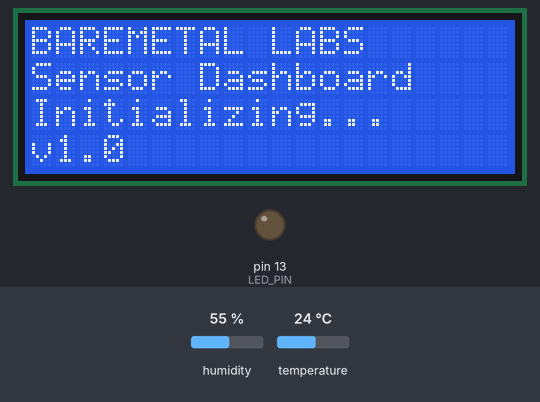
A program run on a simulated Arduino Uno, built with avr-gcc and run on an emulated ATmega328P. Parts: 20×4 character LCD, output pins drawn as LEDs (lit = HIGH). The inputs (shaded band) are chosen by the test bench; at power-on: humidity 55 %, temperature 24 °C. What the program prints to the serial monitor is not drawn.

Above: at 0.2 s.
At 2.3 s:
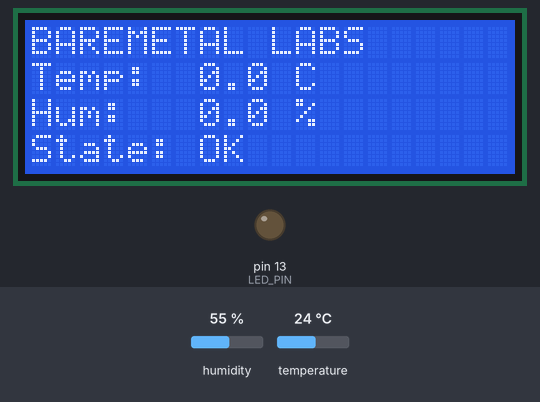

The program:

main.cpp
```cpp
#include <Arduino.h>
#include <Wire.h>
#include <LiquidCrystal_I2C.h>
#include "Sensor.h"
#include "AlertSystem.h"

// =============================================================
//  Pin Configuration
// =============================================================
constexpr uint8_t DHT_PIN  = 2;   // DHT11 DATA → Arduino D2
constexpr uint8_t LED_PIN  = 13;  // Built-in LED for CRITICAL alert

// =============================================================
//  Timing
// =============================================================
constexpr uint32_t READ_INTERVAL_MS  = 2000;  // DHT11 needs ≥2s between reads
constexpr uint32_t PRINT_INTERVAL_MS = 5000;  // Print summary every 5s
constexpr uint32_t LCD_INTERVAL_MS   = 2000;  // Refresh LCD every 2s

// =============================================================
//  Thresholds — adjust these for your environment
// =============================================================
constexpr Thresholds THRESHOLDS = {
    .tempWarning  = 28.0f,
    .tempCritical = 35.0f,
    .humWarning   = 70.0f,
    .humCritical  = 85.0f
};

// =============================================================
//  Objects — created once, reused every loop
// =============================================================
Sensor      sensor(DHT_PIN, DHT11);
AlertSystem alertSystem(LED_PIN, THRESHOLDS);

// =============================================================
//  LCD — 20x4 I2C display
//  Common addresses: 0x27 or 0x3F
//  If display is blank, try swapping to the other address
// =============================================================
LiquidCrystal_I2C lcd(0x27, 20, 4);

// =============================================================
//  Timers — millis()-based, no blocking delay()
// =============================================================
uint32_t lastReadMs  = 0;
uint32_t lastPrintMs = 0;
uint32_t lastLcdMs   = 0;

// =============================================================
//  LCD Helper — formats and writes data to the 20x4 display
// =============================================================
//  Row 0: "BAREMETAL LABS"
//  Row 1: "Temp:  XX.X C"
//  Row 2: "Hum:   XX.X %"
//  Row 3: "State: XXXXXXX"
// =============================================================
void updateLcd(float temp, float hum, const char* state) {
    lcd.setCursor(0, 0);
    lcd.print("BAREMETAL LABS");

    lcd.setCursor(0, 1);
    lcd.print("Temp:  ");
    lcd.print(temp, 1);
    lcd.print(" C    ");

    lcd.setCursor(0, 2);
    lcd.print("Hum:   ");
    lcd.print(hum, 1);
    lcd.print(" %    ");

    lcd.setCursor(0, 3);
    lcd.print("State: ");
    lcd.print(state);
    lcd.print("        ");
}

// =============================================================
//  setup()
// =============================================================
void setup() {
    Serial.begin(9600);
    while (!Serial) {}   // Wait for serial port on some boards

    sensor.begin();
    alertSystem.begin();

    // Initialize LCD
    lcd.init();
    lcd.backlight();

    // Startup splash screen
    lcd.setCursor(0, 0);
    lcd.print("BAREMETAL LABS");
    lcd.setCursor(0, 1);
    lcd.print("Sensor Dashboard");
    lcd.setCursor(0, 2);
    lcd.print("Initializing...");
    lcd.setCursor(0, 3);
    lcd.print("v1.0");

    Serial.println(F("=== Embedded Sensor Dashboard ==="));
    Serial.println(F("Temp(C) | Humidity(%) | State"));
    Serial.println(F("---------------------------------"));

    delay(2000);  // Show splash for 2s, only blocking call in the project
}

// =============================================================
//  loop()
// =============================================================
void loop() {
    uint32_t now = millis();

    // --- Read sensor every READ_INTERVAL_MS ---
    if (now - lastReadMs >= READ_INTERVAL_MS) {
        lastReadMs = now;

        if (sensor.read()) {
            alertSystem.update(sensor.temperature(), sensor.humidity());
        } else {
            Serial.println(F("[WARN] Sensor read failed — check wiring"));

            // Show error on LCD
            lcd.setCursor(0, 3);
            lcd.print("[WARN] CHECK WIRE   ");
        }
    }

    // --- Print summary every PRINT_INTERVAL_MS ---
    if (now - lastPrintMs >= PRINT_INTERVAL_MS) {
        lastPrintMs = now;

        if (sensor.isReady()) {
            Serial.print(F("Temp: "));
            Serial.print(sensor.temperature(), 1);
            Serial.print(F("°C  |  Hum: "));
            Serial.print(sensor.humidity(), 1);
            Serial.print(F("%  |  State: "));
            Serial.println(alertSystem.stateLabel());
        }
    }

    // --- Update LCD every LCD_INTERVAL_MS ---
    if (now - lastLcdMs >= LCD_INTERVAL_MS) {
        lastLcdMs = now;

        if (sensor.isReady()) {
            updateLcd(
                sensor.temperature(),
                sensor.humidity(),
                alertSystem.stateLabel()
            );
        }
    }
}
```
